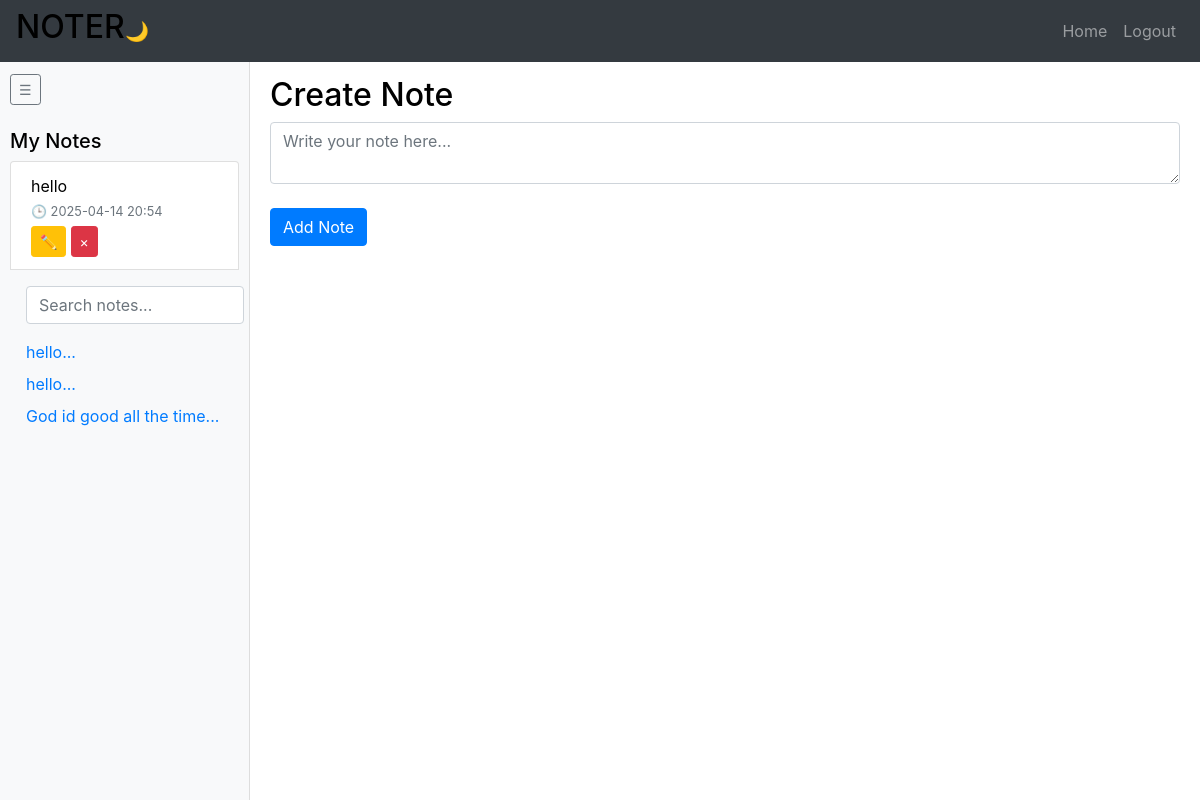
Page / (signed in) on the earlier database version.
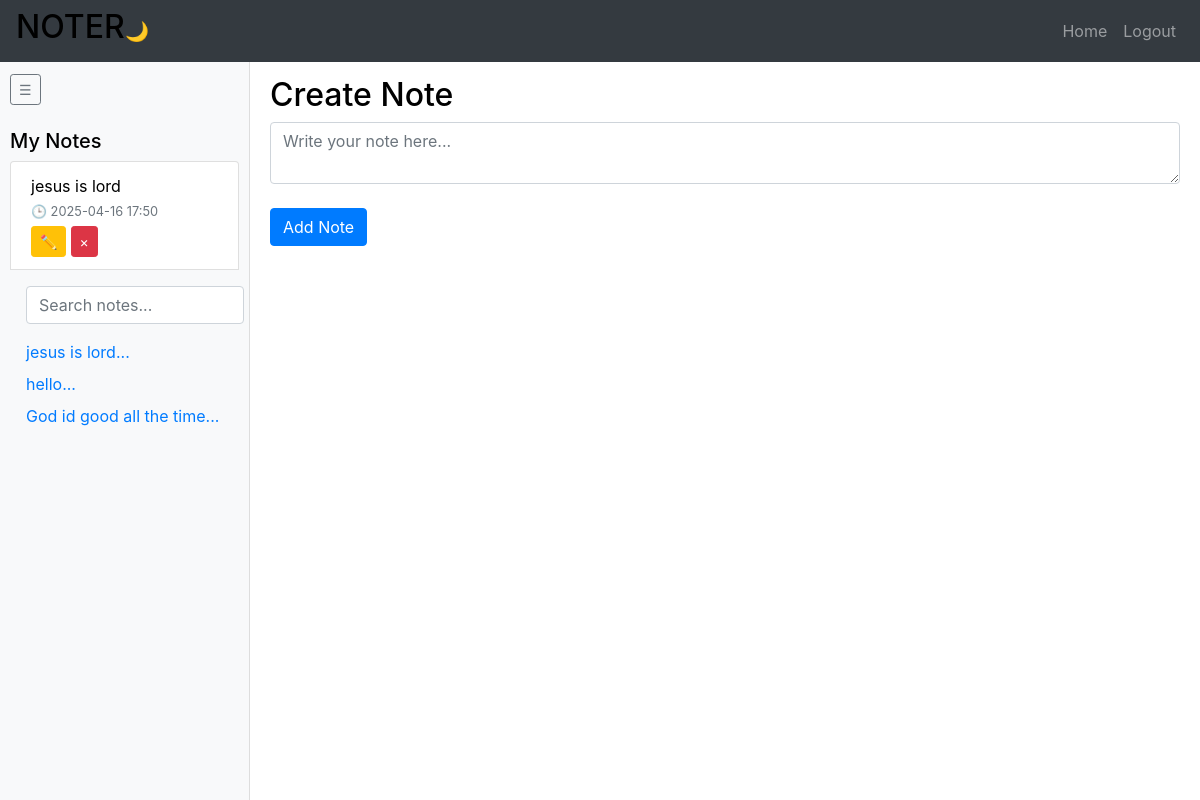
Same page on the later database version.
### website/models.py (models this page shows)
class Note(db.Model):
    id = db.Column(db.Integer, primary_key=True)
    data = db.Column(db.String(30000), nullable=False)
    date = db.Column(db.DateTime(timezone=True), default=func.now())
    user_id = db.Column(db.Integer, db.ForeignKey('user.id'))

### website/views.py (the view, shortened to what this page needs)
@views.route('/', methods=['GET', 'POST'])
@login_required
def home():
    q = request.args.get('q')
    notes_query = Note.query.filter_by(user_id=current_user.id)
    if q:
        notes_query = notes_query.filter(Note.data.ilike(f"%{q}%"))
    notes = notes_query.order_by(Note.date.desc()).all()
    return render_template("home.html", user=current_user, notes=notes)

### website/templates/home.html (shortened to what this page needs)
{% extends "base.html" %}
 {% block content %}
 <div class="full-height">
    <div id="sidebar">
      <button class="btn btn-outline-secondary btn-sm my-2" onclick="toggleSidebar()">☰</button>
      <h5 class="mt-3">My Notes</h5>
      <ul class="list-group" id="note-list">
        {% for note in notes %}
        <li class="list-group-item">
          {{ note.data }}
          <br>
          <small class="text-muted">🕒 {{ note.date.strftime('%Y-%m-%d %H:%M') }}</small>
          <div class="mt-1">
            <a href="{{ url_for('views.edit_note', note_id=note.id) }}" class="btn btn-sm btn-warning">✏️</a>
            <button type="button" class="btn btn-sm btn-danger" onclick="deleteNote({{ note.id }})">&times;</button>
          </div>
        </li>
        <div class="sidebar bg-light p-3" style="width: 250px; height: 100vh; overflow-y: auto;">
          <form action="{{ url_for('views.search_notes') }}" method="GET" class="mb-3">
            <input type="text" name="q" class="form-control" placeholder="Search notes..." value="{{ request.args.get('q', '') }}"/>
          </form>
          {% for note in notes %}
            <div class="note-link mb-2">
              <a href="{{ url_for('views.edit_note', note_id=note.id) }}">{{ note.data[:30] }}...</a>
             </div>
          {% endfor %}
       </div>
        {% endfor %}
      </ul>
    </div>
    <div id="main-content">
      <h2>Create Note</h2>
      <form method="POST">
        <textarea name="note" placeholder="Write your note here..." id="note" class="form-control"></textarea>
        <br>
        <div>
          <button type="submit" class="btn btn-primary">Add Note</button>
        </div>
      </form>
    </div>
  </div>
 {% endblock %}

### website/templates/base.html (shortened to what this page needs)
<!DOCTYPE html>
<html lang="en">
<head>
    <link rel="stylesheet" href="{{ url_for('static', filename='style.css') }}">
    <link
    rel="stylesheet"
    href="https://stackpath.bootstrapcdn.com/bootstrap/4.4.1/css/bootstrap.min.css"
/>
    <link
    rel="stylesheet"
    href="https://stackpath.bootstrapcdn.com/font-awesome/4.7.0/css/font-awesome.min.css"
/>
</head>
<body>
        <nav class="navbar navbar-expand-lg navbar-dark bg-dark">
          <h2>NOTER</h2>
          <button id="dark-mode-toggle">🌙</button>
            <div class="collapse navbar-collapse" id="navbar">
                <div class="navbar-nav ml-auto">
                    {% if user.is_authenticated %}
                        <a class="nav-item nav-link" id="home" href="/">Home</a>
                        <a class="nav-item nav-link" id="logout" href="/logout">Logout</a>
                    {% else %}
                        <a class="nav-item nav-link" id="login" href="/login">Login</a>
                        <a class="nav-item nav-link" id="signUp" href="/sign-up">Sign Up</a>
                    {% endif %}
                </div>
            </div>
        </nav>
    <div class="cointainer">
    {% block content %}{% endblock %}
    </div>
  </body>
</html>

### website/static/style.css (style rules this page uses)
* { margin: 0; padding: 0; box-sizing: border-box; }
html, body { height: 100%; margin: 0; padding: 0; }
.full-height { height: 100vh; overflow: hidden; }
#sidebar { height: 100vh; overflow-y: auto; position: fixed; top: 0; left: 0; width: 250px; padding: 10px; background-color: #f8f9fa; border-right: 1px solid #ddd; }
#main-content { margin-left: 250px; padding: 20px; overflow-y: auto; height: 100vh; }

### website/templates/base.html (style rules this page uses)
html, body { height: 100%; margin: 0; padding: 0; }
.full-height { height: 100vh; overflow: hidden; }
nav.navbar { position: fixed; top: 0; left: 0; right: 0; z-index: 1030; }
#sidebar { position: fixed; top: 56px; left: 0; width: 250px; height: calc(100vh - 56px); background-color: #f8f9fa; border-right: 1px solid #ddd; padding: 10px; overflow-y: auto; transition: width 0.3s ease, padding 0.3s ease; }
#main-content { margin-left: 250px; margin-top: 56px; padding: 20px; height: calc(100vh - 56px); overflow-y: auto; transition: margin-left 0.3s ease; }
body { background-color: #ffffff; color: #000000; }
#dark-mode-toggle { position: relative; right: 10px; padding: 6px 10px; background: none; border: none; cursor: pointer; font-size: 1.2em; }

Differences in the rows shown:
removed Note: data "hello", date "2025-04-14 20:54", Note (data "hello"), Note (data "God id good all the time")
added Note: data "jesus is lord", date "2025-04-16 17:50", Note (data "hello"), Note (data "God id good all the time")
